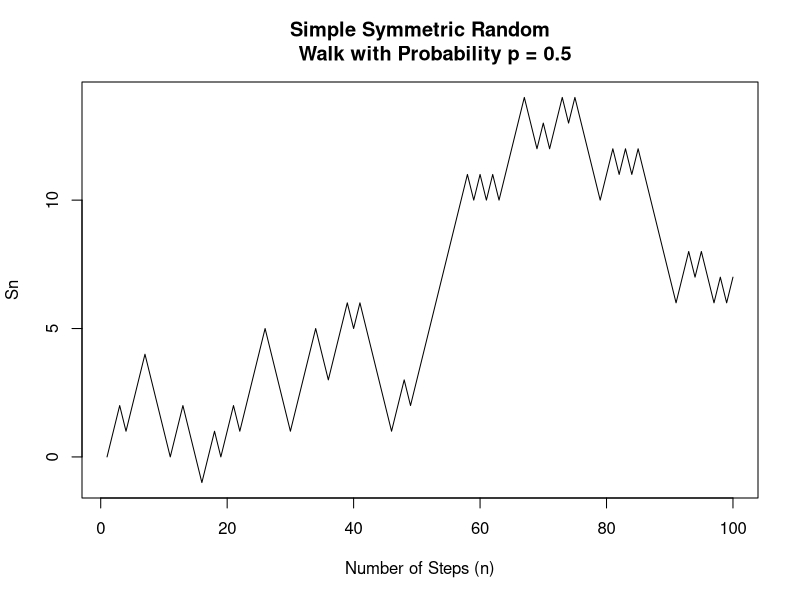
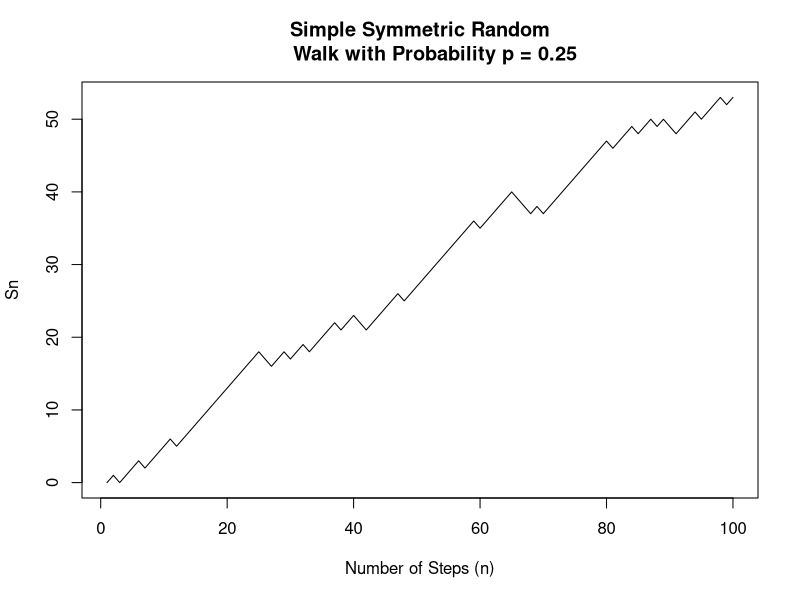
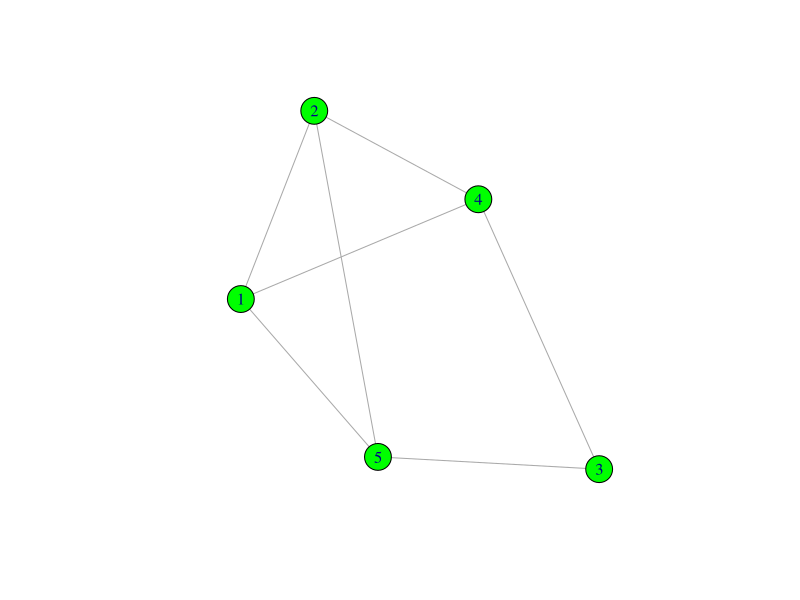
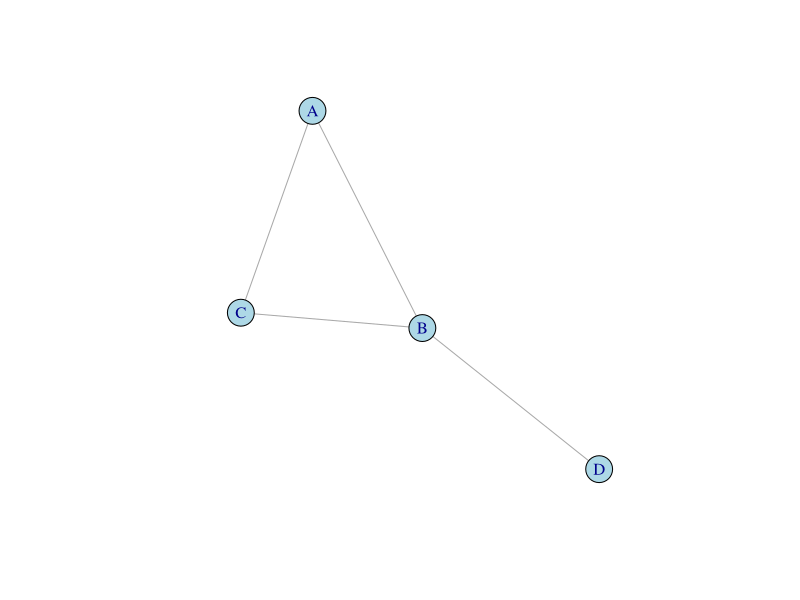
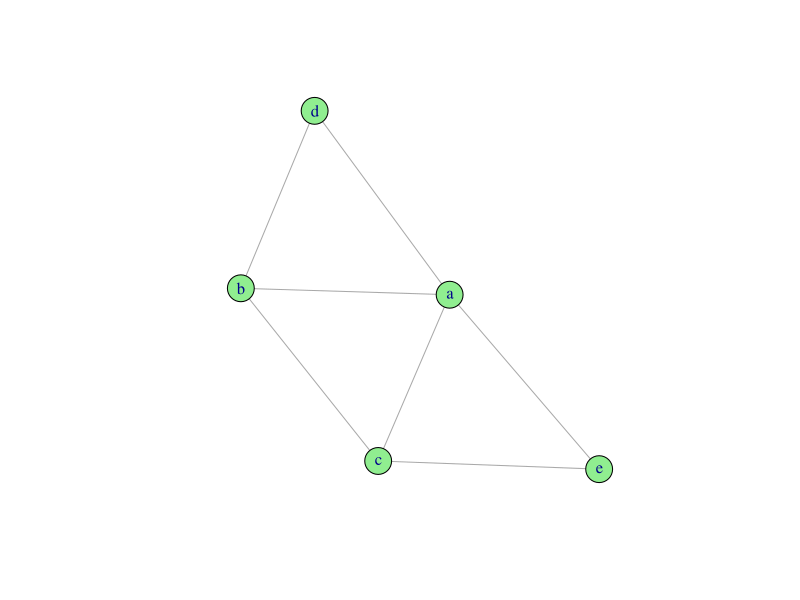
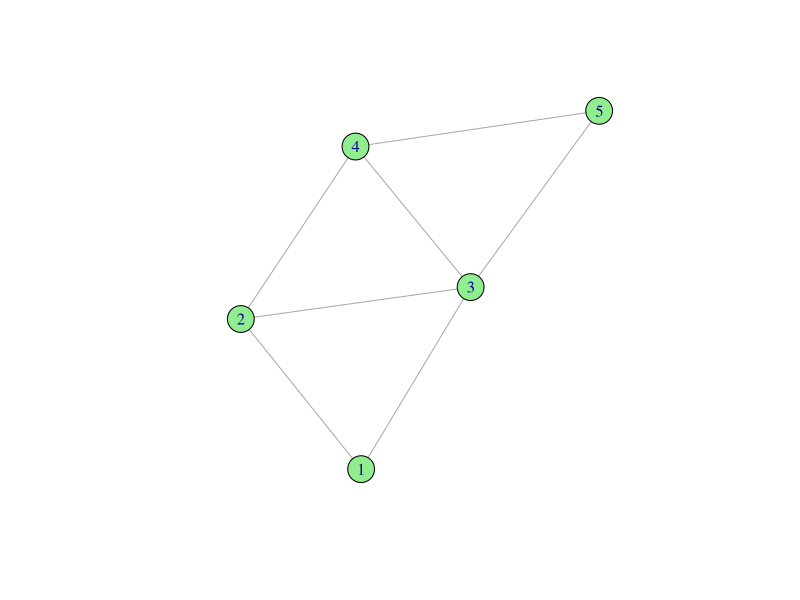

R code for these plots, in order:
## ---- chunk 1
#install.packages("igraph")
#install.packages("expm")
library(expm)
library(igraph)

# First set up a symmetric random walk

sym_walk <- function(x0, n)
{
  values <- c(0)
  current <- x0
  while (length(values) < n)
  {
    change = 0
    if (runif(1) > 0.5)
    {
      change = 1
    }
    else
    {
      change = -1
    }
    current <- current + change
    values <- c(values, current)
  }
  values
}

plot(sym_walk(0, 100), xlab ="Number of Steps (n)",
     ylab = "Sn", main = "Simple Symmetric Random
     Walk with Probability p = 0.5", type = "l")

# Second set up a random walk without symmetry

prob_walk <- function(x0, p, n)
{
  values <- c(0)
  current <- x0
  while (length(values) < n)
  {
    change = 0
    if (runif(1) > p)
    {
      change = 1
    }
    else
    {
      change = -1
    }
    current <- current + change
    values <- c(values, current)
    }
  values
}

plot(prob_walk(0, 0.25, 100), xlab =
    "Number of Steps (n)", ylab = "Sn", 
    main = "Simple Symmetric Random
     Walk with Probability p = 0.25", type = "l")

# Third graph random walk on graph w/ equal prob

G <- make_graph(~ 1 - 2, 3 - 4, 4 - 1:2, 5 - 1:2:3)
plot(G, vertex.color = "green")

# Degree Matrix of Graph G
deg <- degree(G)
G_deg <- diag(deg, 5, 5)

# Adjacency Matrix of Graph G
G_adj <- matrix(as_adj(G), byrow = FALSE, nrow = 5)

# Manually Computed Laplacian
G_man_lap <- G_deg - G_adj

# Computer Computed Laplacian
G_com_lap <- matrix(laplacian_matrix(G), 
                    byrow = FALSE, nrow = 5)

# Manually Computed Normalized Laplacian
deg_neg_half <- degree(G)^(-0.5)
G_deg_neg_half <- diag(deg_neg_half, 5, 5)
G_man_norm_lap <- G_deg_neg_half %*% G_man_lap %*%
  G_deg_neg_half

# Computer Computer Normalized Laplacian
G_com_norm_lap <- matrix(laplacian_matrix(G, 
                        normalized = TRUE), 
                         byrow = FALSE, nrow = 5)

# That proves the Laplacian matrix as well as our
# equation to normalize it.

# Now to do some stuff with the original M matrix
H <- make_graph(~ A - B:C, B - C:D)
plot(H, vertex.color = "light blue")

trans_prob_step <- function(graph, t)
{
  nodes = vcount(graph)
  d <- degree(graph)
  M <- matrix(0, nodes, nodes)
  for (i in 1:nodes)
  {
    for (j in 1:nodes)
    {
      if (are_adjacent(graph, i, j) == TRUE)
      {
        M[i, j] = 1/d[i]
      }
      else
      {
        M[i, j] = 0
      }
    }
  }
  if (t == 0)
  {
    print("Invalid Operation.")
  }
  else if (t == 1)
  {
    M <- M
  }
  else
  {
    for (k in 1:(t-1))
    {
      M <- M %*% M
    }
  }
  N <- M
}

N <- trans_prob_step(H, 2)

prob_cloud <- function(graph, t, i)
{
  A <- trans_prob_step(graph, t)
  v <- A[i,]
  v
}

row <- prob_cloud(H, 2, 1)

lazy_matrix_step <- function(graph, t)
{
  nodes = vcount(graph)
  d <- degree(graph)
  M <- matrix(0, nodes, nodes)
  if (runif(1) > 0.5)
  {
    for (i in 1:nodes)
    {
      for (j in 1:nodes)
      {
        if (are_adjacent(graph, i, j) == TRUE)
        {
          M[i, j] = 1/d[i]
        }
        else
        {
          M[i, j] = 0
        }
      }
    }
  }
  else
  {
    M <- diag(nodes)
  }
  if (t >= 2)
  {
    k = 1
    while (k < t)
    {
      S <- matrix(0, nodes, nodes)
      if (runif(1) > 0.5)
      {
        for (i in 1:nodes)
        {
          for (j in 1:nodes)
          {
            if (are_adjacent(graph, i, j) == TRUE)
            {
              S[i, j] = 1/d[i]
            }
            else
            {
              S[i, j] = 0
            }
          }
        }
      }
      else
      {
        S <- diag(nodes)
      }
      M = M %*% S
      k = k + 1
    }
  }
  A <- M
}

L <- lazy_matrix_step(H, 2)

I <- make_graph(~ a - b, c - a:b, d - a:b, e - a:c)
plot(I, vertex.color = "light green")

convergence <- function(graph)
{
  nodes = vcount(graph)
  val = 1
  R <- trans_prob_step(graph, val)
  while ((R[1, 1] + R[2, 1]) != (2 * R[1, 1]))
  {
    val = val + 1
    R <- trans_prob_step(graph, val)
  }
  val
}

num <- convergence(I)

converg_matrix <- function(graph)
{
  t <- convergence(graph)
  R <- trans_prob_step(graph, t)
  R
}

decomp_trans_prob <- function(graph, p)
{
  M <- trans_prob_step(graph, 1)
  nodes = vcount(graph)
  deg <- degree(graph)
  D <- diag(deg, nodes, nodes)
  half_D <- diag(degree(graph)^(0.5), nodes, nodes)
  neg_half_D <- diag(degree(graph)^(-0.5), 
                     nodes, nodes)
  S <- half_D %*% M %*% neg_half_D
  evs <- eigen(S)
  evals <- evs$values
  evects <- evs$vectors
  lambda <- diag(evals, nodes, nodes)
  phi <- neg_half_D %*% evects
  psi <- half_D %*% evects
  E <- matrix(0, nodes, nodes)
  for (a in 1:nodes)
  {
    r <- t(t(phi[,a]))
    y <- t(psi[,a])
    E <- E + ((evals[a]^p) * r %*% y)
  }
  E <- round(E, digits = 7)
}

E <- decomp_trans_prob(H, 2)
M <- trans_prob_step(H, 2)

J <- make_graph(~ 1 - 2:3, 2 - 3:4, 3 - 4:5, 4 - 5)
plot(J, vertex.color = "light green")

F <- converg_matrix(J)
power <- convergence(J)
P <- trans_prob_step(J, 9)
